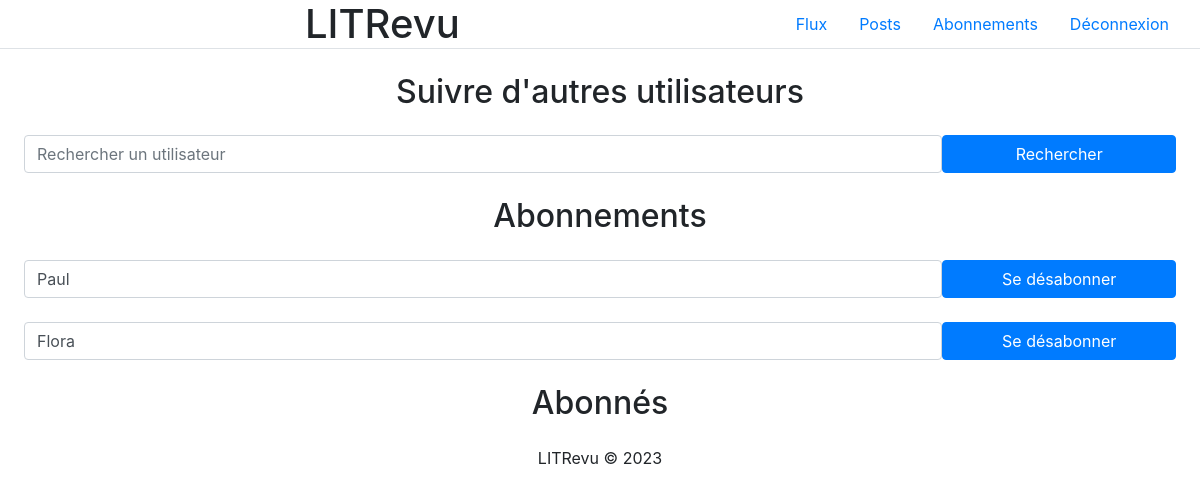
Before: /abonnements/ (signed in) with the older database file.
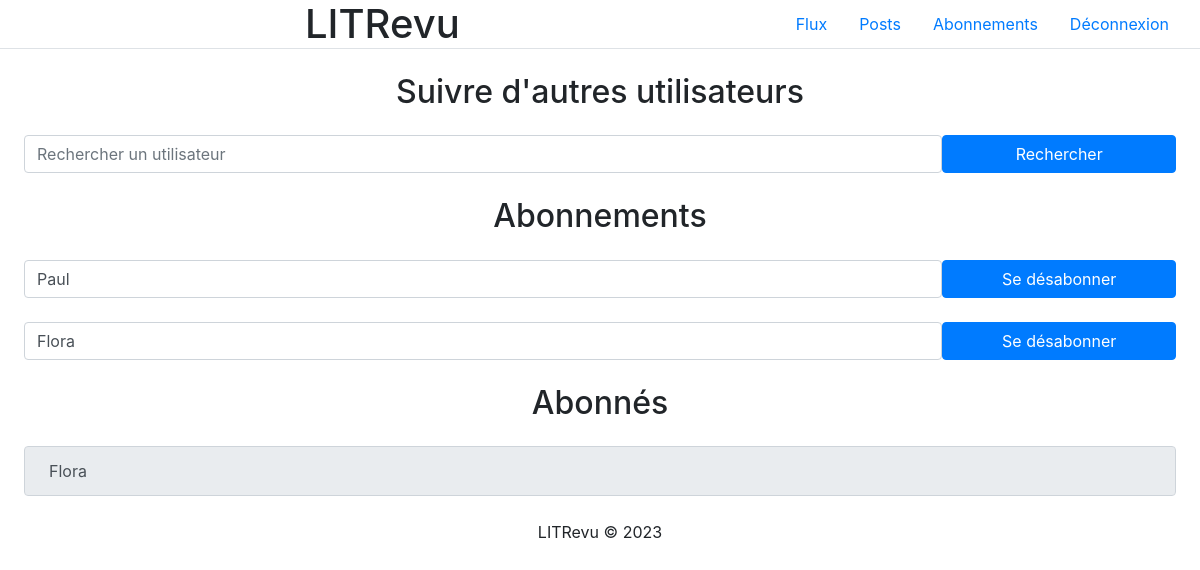
After: the same page with the newer database file.
### LITReview/models.py (models this page shows)
class UserFollows(models.Model):
    user = models.ForeignKey(User, on_delete=models.CASCADE, related_name='following')
    followed_user = models.ForeignKey(User, on_delete=models.CASCADE, related_name='followed_by')
    class Meta:
        unique_together = ('user', 'followed_user')

### LITReview/views.py (the view, shortened to what this page needs)
# urls.py: path('abonnements/', views.Abonnements.as_view(), name='abonnements'),
class Abonnements(LoginRequiredMixin, View):
    login_url = '/'
    def get(self, request):
        recherche_form = UserSearchForm()
        user_follows = UserFollows.objects.filter(user=request.user)
        all_user_follows = UserFollows.objects.all()
        followers = []
        for user_follow in all_user_follows:
            if user_follow.followed_user == request.user:
                followers.append(user_follow)
        return render(request, 'LITReview/abonnements.html', {'recherche_form': recherche_form, 'user_follows': user_follows, 'followers': followers})

### LITReview/forms.py
class UserSearchForm(forms.Form):
    followed_user = forms.CharField(
        label="",
        widget= forms.TextInput(attrs={'class': 'form-control', 'placeholder': 'Rechercher un utilisateur'})
    )

### LITReview/templates/LITReview/abonnements.html (shortened to what this page needs)
<!DOCTYPE html>
<html lang="en">
    {% block head %}
        {% include 'LITReview/partials/head.html' %}
    {% endblock %}
<body>
    {% include 'LITReview/partials/header.html' %}
    {% block search %}
        <h2 class="text-center mt-4">Suivre d'autres utilisateurs</h2>
        <form method="post" action="{% url 'abonnements' %}" class="d-flex m-4">
            {{ recherche_form }}
            <button type="submit" class="btn btn-primary" style="width: 25%">Rechercher</button>
        </form>
    {% endblock %}
    {% block abonnement %}
        <h2 class="text-center">Abonnements</h2>
    {% for user_follow in user_follows %}
    <form method="post" action="{% url 'abonnements' %}" class="d-flex m-4">
        <input name="followed_user" value="{{ user_follow.followed_user }}" class="form-control">
        <button type="submit" class="btn btn-primary" style="width: 25%">Se désabonner</button>
    </form>
    {% endfor %}
    {% endblock %}
        {% block abonnes %}
            <h2 class="text-center">Abonnés</h2>
            {% for follower in followers %}
            <div class="d-flex m-4">
                <input type="text" value="{{ follower.user.username }}" class="form-control p-4" disabled>
            </div>
            {% endfor %}
        {% endblock %}
    {% include 'LITReview/partials/footer.html' %}
</body>
</html>

### LITReview/templates/LITReview/partials/head.html (shortened to what this page needs)
<head>
    <link rel="stylesheet" href="https://cdn.jsdelivr.net/npm/bootstrap@4.3.1/dist/css/bootstrap.min.css">
    {% load static %}
    <link rel="stylesheet" href="{% static 'LITReview/style.css' %}">
</head>

### LITReview/templates/LITReview/partials/header.html
<header class="header container-fluid  border-bottom">
    <div class="row align-items-center">
        <h1 class="col text-center mb-0">LITRevu</h1>
        <nav class="col-auto">
            <ul class="nav">
                <li class="nav-item"><a class="nav-link" href="{% url 'flux' %}">Flux</a></li>
                <li class="nav-item"><a class="nav-link" href="{% url 'posts' %}">Posts</a></li>
                <li class="nav-item"><a class="nav-link" href="{% url 'abonnements' %}">Abonnements</a></li>
                <li class="nav-item"><a class="nav-link" href="{% url 'logout' %}">Déconnexion</a></li>
            </ul>
        </nav>
    </div>
</header>

### LITReview/templates/LITReview/partials/footer.html
<footer class="footer container-fluid">
    <p class="text-center m-4">LITRevu &copy; 2023</p>
</footer>

Changed rows visible on the page:
added UserFollows: user.username "Flora", shown under "Abonnés"
